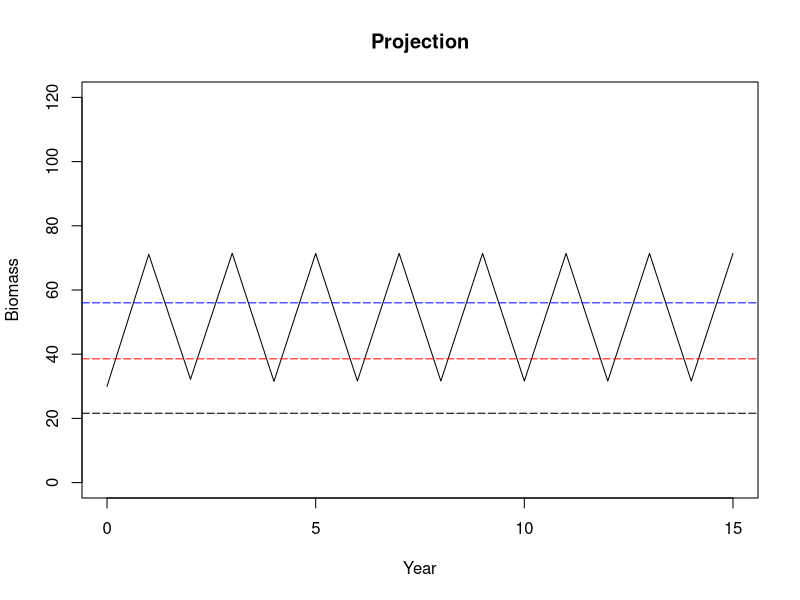
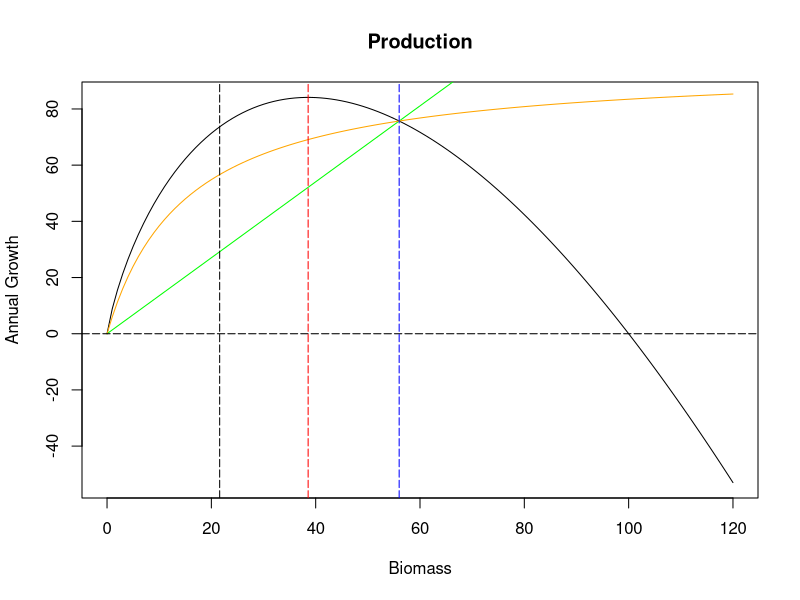
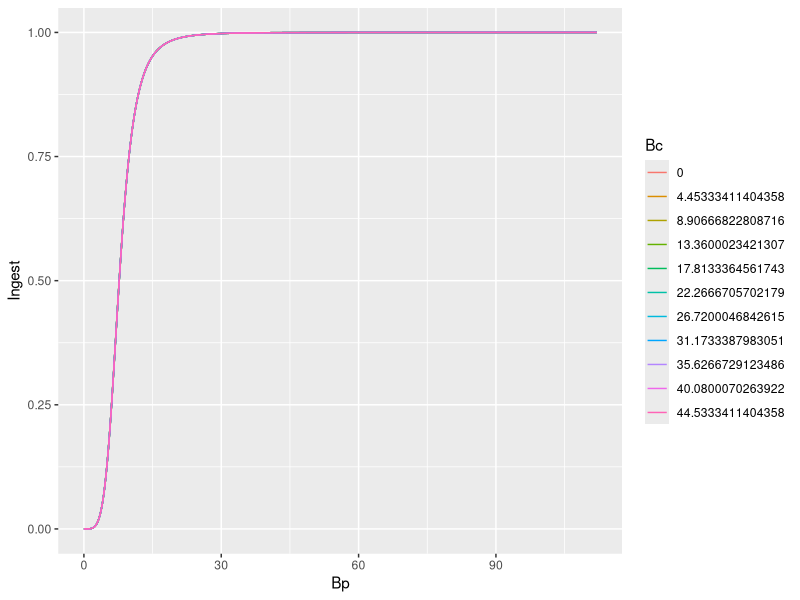

The R source for these figures, in order: (Note: this script raises an error after producing the figures.)
## ---- chunk 1
knitr::opts_chunk$set(echo = TRUE)
library(raster)
library(sp)
library(ggplot2)
library(deSolve)
## ---- chunk 2
# Functions ####

# fn - Pella-Tomlinson (1969) surplus production - growth rate given biomass ####
dP<-function(B,par){B*par$r/par$phi*(1-(B/par$K)^par$phi)}

fnM<-function(B,par){if(par$useMrate) return(par$M*B) else return(par$Mmax*B/(par$M50propK*par$K+B))}   # Pred TypeII fn relationship

fnPellaTomlinson_dBdt<-function(t,y,par,catch){
  list(dP(y,par)-fnM(y,par)-catch)
  }

fnProjPellaTomlinson<-function(y,B,par,catch,Yrs,res){
  if(y>(Yrs-1)){
    return(res)
  } else {
    B<-B+dP(B,par)-fnM(B,par)-catch
    y<-y+1
    res<-rbind(res,data.frame(y=y,B=B))
    return(fnProjPellaTomlinson(y,B,par,catch,Yrs,res))
  }
} # end fnProj

fnPlotPellaTomlinson<-function(PT,yrs,Bstart,Krange,catch=0){
Ystart<-yrs[1]
Yrs<-yrs[2]
res<-data.frame(y=0,B=Bstart)
r1<-fnProjPellaTomlinson(Ystart,Bstart,PT$par,catch,Yrs,res)
plot(r1$y,r1$B,type="l",main="Projection",xlab="Year",ylab="Biomass",ylim=c(0,PT$par$K*Krange[2]))
abline(h=c(PT$B_pmax_givenM,PT$Bmax_dP,PT$B0),lty=c(5,5,5),col=c("black","red","blue"))

B<-seq(Krange[1],Krange[2],1E-2)*PT$par$K 
plot(B,dP(B,PT$par),type="l",main="Production",xlab="Biomass",ylab="Annual Growth")
lines(B,PT$par$M*B,col="green")
pPar<-PT$par
pPar$useMrate<-FALSE; lines(B,fnM(B,pPar),col="orange")
abline(h=0,lty=5,col="black")
abline(v=c(PT$B_pmax_givenM,PT$Bmax_dP,PT$B0),lty=c(5,5),col=c("black","red","blue"))
}

fnTimeToRecover<-function(Bfrom,Bto,par,M,YrsMax=500,Tol=1E-2){  # maximum years for projection
               Brecovered<-Bto*(1-Tol)
               B<-Bfrom
               y<-1
               while (B>0 & B<Brecovered & y<YrsMax) {
                    Bp<-B
                    B<-B*(1-M)+dP(B,par)
                    if(B<0) B<-0
                    y<-y+1
                    }
               if(B==0 | y==YrsMax) RecoveryTime<-Inf else RecoveryTime<-(Brecovered-Bp)/(B-Bp)+y-1
                return(RecoveryTime)
                } # end fnTimeToRecover


## ---- chunk 3

# functions for minimisation routines

findBmax_dP<-function(b,par){return(-log(dP(b,par)))}  # = 0.5K when phi=1
findKrillB0<-function(par,Ppar,bmax,pmax,p){prod<-dP(par,Ppar)  
#                                         if(b<bmax) prod<-2*pmax-prod
#                                         if(b>par$K) prod<-pmax-prod
                                         return((prod-p*pmax)^2)}
findProdMaxGivenM<-function(b,par){return(-log(dP(b,par)-fnM(b,par)))} 




## ---- chunk 4
Yrs<-c(0:100)

# plot parameters
Xlim<-c(0,100)
Ylim<-c(0,1)

## ---- chunk 5
Krill<-list(par = list(K = 100
                       , r=2.4     # 3
                       , phi=0.1 # 0.1
                       , M = NA, useMrate=TRUE, Mmax=NA, M50propK=0.15)
            ,B0asPropKrillMaxProd=0.9 # 0.97
            ,ePB = 3.1 # ecopath Production to Biomass ratio: Hill et al 2021 Euphausids
            ) # end Krill
Krill$Bmax_dP<-nlm(findBmax_dP,0.5*Krill$par$K,Krill$par)$estimate  # guess if for phi=1
Krill$B0<-optimise(findKrillB0,interval=c(Krill$Bmax_dP,Krill$par$K),Ppar=Krill$par ,bmax=Krill$Bmax_dP ,pmax=dP(Krill$Bmax_dP,Krill$par) ,p=Krill$B0asPropKrillMaxProd )$minimum
Krill$B0

Krill$par$Mmax<-dP(Krill$B0,Krill$par)/Krill$B0*(Krill$par$M50propK*Krill$par$K+Krill$B0)
Krill$par$M<-dP(Krill$B0,Krill$par)/Krill$B0
Krill$B_pmax_givenM<-nlm(findProdMaxGivenM,Krill$Bmax_dP,Krill$par)$estimate
fnPlotPellaTomlinson(Krill,yrs=c(0,15),Krill$par$K*0.3,c(0,1.2))

## ---- chunk 6

Pred<-list(NB = 1E6  # for scaling Holling
           ,QBhat=NA  # calculate from prey maximum production
           ,useHolling = TRUE
           ,Holling = list(p50 = 0.2   # 0.3   prey at which 50% consumption without predator competition, relative to prey population size at initial PBmax
                           ,q = 3.5       # 3.5   Holling curvature
                           ,c=1         # relative impacts of predators on availability of prey
                           ,g=3         # g>=1 delay in decline of effect of predator competition 
                           ,doPC=FALSE) # adjust Holling for predator competition
           ,Age99 = 60  # age at which abundance is 0.01 of age 0
           ,PB    = 0.02 # baleen whales from Hill et al 2021
           ,QB    = 3.4 # baleen whales from Hill et al 2021
           ,RB    = NA # baleen whales from Hill et al 2021
           ,A     = 0.8   # McCormack baleen whales from Hill et al 2021
           ) # end list 

Pred$Holling$p50<- Krill$Bmax_dP*Pred$Holling$p50 # scale Holling functional response to krill

# scaling predator to prey
# The relationship of predator to prey at equilibrium is dependent on the biomass of krill at equilibrium,
#       its productivity at the biomass (relative to maximum production) and the 
#       consumption rate of the predators relative to its maximum consumption rate

PredCompetition<-function(Bp,Bc,H){if(H$doPC) return(1/(Bp/(Bc*H$c))^H$g) else return(0)}
fnHolling<-function(Bp,Bc,H){Bp^(H$q+1)/(H$p50^(H$q+1)+(Bp*(1+PredCompetition(Bp,Bc,H)))^(H$q+1))}

# Predator B0: determined by krill production at Krill B0 and predator consumption/biomass
Pred$B0<-dP(Krill$B0,Krill$par)/Pred$QB  # equivalent to predator K

findPredQBmax<-function(im,qb,Cb0,Pb0,H){return((im*fnHolling(Pb0,Cb0,H)-qb)^2)} # QBmax

Pred$QBmax<-nlm(findPredQBmax,(Pred$QB*Pred$B0),Pred$QB,Pred$B0,Krill$B0,Pred$Holling)$estimate

Pred$M<-Pred$PB
Pred$RB<-Pred$QB*Pred$A-Pred$PB

xKrill<-seq(0,1,1E-3)*2*Krill$B0
yPred<-seq(0,1,1E-1)*2*Pred$B0
res<-do.call(rbind,lapply(yPred,function(Bc,Bp,H){
         Ingest<-fnHolling(Bp,Bc,H)
         Bc<-rep(Bc,length(Bp))
         return(data.frame(Bc,Bp,Ingest))
         },xKrill,Pred$Holling))
res$Bc<-factor(res$Bc)
p<-ggplot(res,aes(x=Bp,y=Ingest,colour=Bc))+geom_line()
p


## ---- chunk 7

# decision rule parameters
#   K_RefPt_0    <- 1  # need to determine K_RefPt_0 as the biomass with maximum production in the Schaeffer model

K_target_0   <- 0.75
K_critical_0 <- 0.2

Time_for_recovery_min <- 20
Time_for_recovery_max<-30
Time_for_recovery<-(Time_for_recovery_max+Time_for_recovery_min)/2


fnTimeToTarget<-function(Bfrom,Bt,par,Catch=0,grad=0.05,YrsMax=500){  # estimate time to reach target level - determined as the gradient over one year = 0.05 or thereabouts
               B<-Bfrom
#               Bcrit<-0.5*Bt ; print(Bcrit/Bfrom)
               g<-abs(Bt-Bfrom)
               G<-grad*g
                y<-1
               while (B>0 & g>G & y<YrsMax) {
                    Bp<-B
                    Gp<-g
                    B<-B+dP(B,par)-fnM(B,par)-Catch
                    y<-y+1
                    g<-abs(B-Bp)
                    }
               if(y==YrsMax) Time<-Inf else if(B<=0) Time<-(-(B-Bp)/G)+y-1  else Time<-(G-Gp)/(g-Gp)+y-1
                return(Time)
                } # end fnTimeToRecover

find_G_Time_to_target<-function(par,Ppar,B0,Btarget,ProjYrs){
  g<-par
  print(paste0("g = ",g))
  res<-ode(y=B0,times=seq(0,projYrs,1),func=fnPellaTomlinson_dBdt,par=Ppar,catch=g*B0,method="rk4")
  nYrsGTE0<-sum(!is.nan(res[,2]))-1
  print(res)
  print(nYrsGTE0)
  if(nYrsGTE0<ProjYrs) {
    print(res[nYrsGTE0,2])
    t<-(-res[nYrsGTE0+1,2]/(res[nYrsGTE0+1,2]-res[nYrsGTE0,2]))
    print(t)
    print(c(g,(-Btarget*(2-(nYrsGTE0+t)/ProjYrs))^2)); return((-Btarget*(2-(nYrsGTE0+t)/ProjYrs))^2)} else {print(c(1,g,(res[nrow(res),2]-Btarget)^2)); return((res[nrow(res),2]-Btarget)^2)}
  }


Gamma<-optimise(find_G_Time_to_target,c(0,1),Ppar=Krill$par,B0=Krill$B0,Btarget=K_target_0*Krill$B0,ProjYrs=20)$minimum
Gamma  #0.2239
Gamma=0.05
plotYrs<-20
res<-ode(y=Krill$B0,times=seq(0,plotYrs,1),func=fnPellaTomlinson_dBdt,par=Krill$par,catch=Gamma*Krill$B0,method="rk4")


plot(res[,"y"],res[,"B"],type="l",main=paste0("Catch Trajectory: Gamma = ",Gamma),xlab="Year",ylab="Biomass",ylim=c(0,Krill$par$K))
abline(h=K_target_0*Krill$B0,lty=5)
## ---- chunk 8
fnProjYear<-function(B,pP,pC,pF=0){
     dP<-dP(B$Bp,pP$par)
     if(pC$useHolling) cC<-B$Bc*pC$QBmax*fnHolling(B$Bp,B$Bc,pC$Holling) else cC<-fnM(B$Bp,pP$par)
     cF<-pF
     print(c(B$Bp,dP,cC,cF,B$Bc,cC*pC$A,B$Bc*(pC$RB+pC$M)))
     Bp1<-B$Bp+dP-cC-cF
     Bc1<-B$Bc+cC*pC$A-B$Bc*(pC$RB+pC$M)
     return(list(Bp=Bp1,Bc=Bc1))
      }

#Gamma<-0.16  # 0.12

pP<-Krill
pC<-Pred
pF<-Gamma*Krill$B0

B<-list(Bp=pP$B0, Bc=pC$B0)
Year<-seq(0,50,1)
res<-data.frame(B)
for(i in Year[-1]){
  B<-fnProjYear(B,pP,pC,pF)
  res<-rbind(res,B)
 }
res<-cbind(Year,res)

plotBp<-res[,"Bp"]/Krill$B0
plotBc<-res[,"Bc"]/Pred$B0
Ylim<-c(0,max(c(plotBp,plotBc)))
plot(Year,plotBp,type="l",ylim=Ylim)
lines(Year,plotBc,col="red")
abline(h=c(1,K_target_0),lty=c(5,5))

## ---- chunk 9
#######################################################################
# Scenario 1 : no change in Carrying Capacity

plot(NA,NA,xlim=Xlim,ylim=Ylim,xlab="Year",ylab="Population Status", main="Constant Carrying Capacity")
Yrs<-c(Xlim[1]:Xlim[2])

# lines to reflect where the decision rules relate to over time in reference to the initial reference point at time 0

RefPt_neutral<-matrix(c(Xlim,1,1),ncol=2)
Target_neutral<-matrix(c(Xlim,RefPt_neutral[,2]*0.75),ncol=2)
Critical_neutral<-matrix(c(Xlim,RefPt_neutral[,2]*0.2),ncol=2)

lines(RefPt_neutral[,1],RefPt_neutral[,2],lty=4,col="red")
lines(Target_neutral[,1],Target_neutral[,2],lty=2,col="red")
lines(Critical_neutral[,1],Critical_neutral[,2],lty=3,col="red")

# vertical lines separating the different time periods in the simulation

Yrs<-c(Xlim[1]:Xlim[2])
Yr_Fishing_start<-10
Yr_Fishing_end<-70
Yr_recovery_min<-Yr_Fishing_end+Time_for_recovery_min
Yr_recovery_max<-Yr_recovery_min+Time_for_recovery_max-Time_for_recovery_min
abline(v=c(Yr_Fishing_start,Yr_Fishing_end,Yr_recovery_min,Yr_recovery_max),lty=c(3,3,5,5))

# stock trajectory

B<-K_RefPt_0
Yield<-dP(K_target_0*K_RefPt_0,K_RefPt_0,K_r_0,phi)

for (i in 2:length(Yrs)) {
  deltaB<-dP(B[(i-1)],K_RefPt_0,K_r_0,phi)
  if(Yrs[i]>=Yr_Fishing_start && Yrs[i]<=Yr_Fishing_end) Catch<-Yield else Catch<-0
#  print(c(Yrs[i],deltaB,Catch))
  
  B<-c(B,(B[(i-1)]+deltaB-Catch)) 
}


lines(Yrs,(B/K_RefPt_0),lty=1)



#######################################################################
# Scenario 2 : declining carrying capacity with no change in yield (target levels and critical levels are adjusted as proportion)

plot(NA,NA,xlim=Xlim,ylim=Ylim,xlab="Year",ylab="Population Status", main="Declining Carrying Capacity")
Yrs<-c(Xlim[1]:Xlim[2])


# lines to reflect where the decision rules relate to over time in reference to the initial reference point at time 0
Kgrad<- (-0.01)
Yr_startDecline<-40
RefPt<-rep(K_RefPt_0,length(Yrs))
RefPt[Yrs>Yr_startDecline]<-K_RefPt_0+Kgrad*(Yrs[Yrs>Yr_startDecline]-Yr_startDecline)
Target<-RefPt*K_target_0
Critical<-RefPt*K_critical_0

lines(Yrs,RefPt,lty=4,col="red")
lines(Target,lty=2,col="red")
lines(Critical,lty=3,col="red")

# vertical lines separating the different time periods in the simulation

Yrs<-c(Xlim[1]:Xlim[2])
Yr_Fishing_start<-10
Yr_Fishing_end<-70
Yr_recovery_min<-Yr_Fishing_end+Time_for_recovery_min
Yr_recovery_max<-Yr_recovery_min+Time_for_recovery_max-Time_for_recovery_min
abline(v=c(Yr_Fishing_start,Yr_Fishing_end,Yr_recovery_min,Yr_recovery_max),lty=c(3,3,5,5))

# stock trajectory

B<-K_RefPt_0
Yield<-dP(K_target_0*K_RefPt_0,K_RefPt_0,K_r_0,phi)

for (i in 2:length(Yrs)) {
  deltaB<-dP(B[(i-1)],RefPt[i],K_r_0,phi)
  if(Yrs[i]>=Yr_Fishing_start && Yrs[i]<=Yr_Fishing_end) Catch<-Yield else Catch<-0
#  print(c(Yrs[i],deltaB,Catch))
  
  B<-c(B,(B[(i-1)]+deltaB-Catch)) 
}


lines(Yrs,(B/B[1]),lty=1)

#######################################################################
# Scenario 3 : rapid shift in carrying capacity and then stable

plot(NA,NA,xlim=Xlim,ylim=Ylim,xlab="Year",ylab="Population Status", main="Rapid shift in Carrying Capacity")
Yrs<-c(Xlim[1]:Xlim[2])


# lines to reflect where the decision rules relate to over time in reference to the initial reference point at time 0
Kgrad<- (-0.05)
Yr_startDecline<-40
Yr_endDecline<-45
RefPt<-rep(K_RefPt_0,length(Yrs))
RefPt[Yrs>Yr_startDecline]<-K_RefPt_0+Kgrad*(Yrs[Yrs>Yr_startDecline]-Yr_startDecline)
RefPt[Yrs>Yr_endDecline]<-RefPt[sum(Yrs<=Yr_endDecline)]

Target<-RefPt*K_target_0
Critical<-RefPt*K_critical_0


lines(Yrs,RefPt,lty=4,col="red")
lines(Target,lty=2,col="red")
lines(Critical,lty=3,col="red")

# vertical lines separating the different time periods in the simulation

Yrs<-c(Xlim[1]:Xlim[2])
Yr_Fishing_start<-10
Yr_Fishing_end<-70
Yr_recovery_min<-Yr_Fishing_end+Time_for_recovery_min
Yr_recovery_max<-Yr_recovery_min+Time_for_recovery_max-Time_for_recovery_min
abline(v=c(Yr_Fishing_start,Yr_Fishing_end,Yr_recovery_min,Yr_recovery_max),lty=c(3,3,5,5))

# stock trajectory

B<-K_RefPt_0
Yield<-dP(K_target_0*K_RefPt_0,K_RefPt_0,K_r_0,phi)

for (i in 2:length(Yrs)) {
  deltaB<-dP(B[(i-1)],RefPt[i],K_r_0,phi)
  if(Yrs[i]>=Yr_Fishing_start && Yrs[i]<=Yr_Fishing_end) Catch<-Yield else Catch<-0
  B<-c(B,(B[(i-1)]+deltaB-Catch)) 
}


lines(Yrs,(B/B[1]),lty=1)

#######################################################################
# Scenario 4 : catstrophic shift of stock abundance due to change in food web - leading to change in critical level

plot(NA,NA,xlim=Xlim,ylim=Ylim,xlab="Year",ylab="Population Status", main="Rapid shift in Carrying Capacity & Catastrophic change")
Yrs<-c(Xlim[1]:Xlim[2])


# lines to reflect where the decision rules relate to over time in reference to the initial reference point at time 0
Kgrad<- (-0.05)
Yr_startDecline<-40
Yr_endDecline<-45
RefPt<-rep(K_RefPt_0,length(Yrs))
RefPt[Yrs>Yr_startDecline]<-K_RefPt_0+Kgrad*(Yrs[Yrs>Yr_startDecline]-Yr_startDecline)
RefPt[Yrs>Yr_endDecline]<-RefPt[sum(Yrs<=Yr_endDecline)]

Target<-RefPt*K_target_0
Critical<-RefPt*K_critical_0

# catastrophic shift in stock status at 50 years and change in critical level
CritGrad<- (0.0005)
Yr_catastrophe<-50
Critical[Yrs>Yr_catastrophe]<-1.2*Critical[sum(Yrs<=Yr_catastrophe)]+CritGrad*(Yrs[Yrs>Yr_catastrophe]-Yr_catastrophe)



lines(Yrs,RefPt,lty=4,col="red")
lines(Target,lty=2,col="red")
lines(Critical,lty=3,col="red")

# vertical lines separating the different time periods in the simulation

Yrs<-c(Xlim[1]:Xlim[2])
Yr_Fishing_start<-10
Yr_Fishing_end<-70
Yr_recovery_min<-Yr_Fishing_end+Time_for_recovery_min
Yr_recovery_max<-Yr_recovery_min+Time_for_recovery_max-Time_for_recovery_min
abline(v=c(Yr_Fishing_start,Yr_Fishing_end,Yr_recovery_min,Yr_recovery_max),lty=c(3,3,5,5))

# stock trajectory

B<-K_RefPt_0
Yield<-dP(K_target_0*K_RefPt_0,K_RefPt_0,K_r_0,phi)

for (i in 2:length(Yrs)) {
  deltaB<-dP(B[(i-1)],RefPt[i],K_r_0,phi)
  if(Yrs[i]>=Yr_Fishing_start && Yrs[i]<=Yr_Fishing_end) Catch<-Yield else Catch<-0
  if(Yrs[i]==Yr_catastrophe) deltaB<-(-0.5*B[length(B)])
  B<-c(B,(B[(i-1)]+deltaB-Catch)) 
}


lines(Yrs,(B/B[1]),lty=1)
